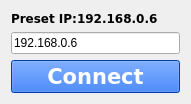
   <widget class="QWidget" name="gridLayoutWidget_2">
    <property name="geometry">
     <rect>
      <x>10</x>
      <y>10</y>
      <width>191</width>
      <height>94</height>
     </rect>
    </property>
    <layout class="QGridLayout" name="gridLayout_2">
     <item row="2" column="0">
      <widget class="QLineEdit" name="lineEdit_ip">
       <property name="text">
        <string>192.168.0.6</string>
       </property>
      </widget>
     </item>
     <item row="0" column="0">
      <widget class="QLabel" name="label_ip">
       <property name="font">
        <font>
         <family>Bitstream Vera Sans</family>
         <weight>75</weight>
         <bold>true</bold>
        </font>
       </property>
       <property name="text">
        <string>Preset IP:192.168.0.6</string>
       </property>
      </widget>
     </item>
     <item row="3" column="0">
      <widget class="QPushButton" name="btn_ip_set">
       <property name="palette">
        <palette>
         <active>
          <colorrole role="WindowText">
           <brush brushstyle="SolidPattern">
            <color alpha="255">
             <red>255</red>
             <green>255</green>
             <blue>255</blue>
            </color>
           </brush>
          </colorrole>
          <colorrole role="Button">
           <brush brushstyle="SolidPattern">
            <color alpha="255">
             <red>0</red>
             <green>86</green>
             <blue>239</blue>
            </color>
           </brush>
          </colorrole>
          <colorrole role="Text">
           <brush brushstyle="SolidPattern">
            <color alpha="255">
             <red>255</red>
             <green>255</green>
             <blue>255</blue>
            </color>
           </brush>
          </colorrole>
          <colorrole role="ButtonText">
           <brush brushstyle="SolidPattern">
            <color alpha="255">
             <red>255</red>
             <green>255</green>
             <blue>255</blue>
            </color>
           </brush>
          </colorrole>
          <colorrole role="Base">
           <brush brushstyle="SolidPattern">
            <color alpha="255">
             <red>0</red>
             <green>86</green>
             <blue>239</blue>
            </color>
           </brush>
          </colorrole>
          <colorrole role="Window">
           <brush brushstyle="SolidPattern">
            <color alpha="255">
             <red>0</red>
             <green>86</green>
             <blue>239</blue>
            </color>
           </brush>
          </colorrole>
         </active>
         <inactive>
          <colorrole role="WindowText">
           <brush brushstyle="SolidPattern">
            <color alpha="255">
             <red>255</red>
             <green>255</green>
             <blue>255</blue>
            </color>
           </brush>
          </colorrole>
          <colorrole role="Button">
           <brush brushstyle="SolidPattern">
            <color alpha="255">
             <red>0</red>
             <green>86</green>
             <blue>239</blue>
            </color>
           </brush>
          </colorrole>
          <colorrole role="Text">
           <brush brushstyle="SolidPattern">
            <color alpha="255">
             <red>255</red>
             <green>255</green>
             <blue>255</blue>
            </color>
           </brush>
          </colorrole>
          <colorrole role="ButtonText">
           <brush brushstyle="SolidPattern">
            <color alpha="255">
             <red>255</red>
             <green>255</green>
             <blue>255</blue>
            </color>
           </brush>
          </colorrole>
          <colorrole role="Base">
           <brush brushstyle="SolidPattern">
            <color alpha="255">
             <red>0</red>
             <green>86</green>
             <blue>239</blue>
            </color>
           </brush>
          </colorrole>
          <colorrole role="Window">
           <brush brushstyle="SolidPattern">
            <color alpha="255">
             <red>0</red>
             <green>86</green>
             <blue>239</blue>
            </color>
           </brush>
          </colorrole>
         </inactive>
         <disabled>
          <colorrole role="WindowText">
           <brush brushstyle="SolidPattern">
            <color alpha="255">
             <red>255</red>
             <green>255</green>
             <blue>255</blue>
            </color>
           </brush>
          </colorrole>
          <colorrole role="Button">
           <brush brushstyle="SolidPattern">
            <color alpha="255">
             <red>0</red>
             <green>86</green>
             <blue>239</blue>
            </color>
           </brush>
          </colorrole>
          <colorrole role="Text">
           <brush brushstyle="SolidPattern">
            <color alpha="255">
             <red>255</red>
             <green>255</green>
             <blue>255</blue>
            </color>
           </brush>
          </colorrole>
          <colorrole role="ButtonText">
           <brush brushstyle="SolidPattern">
            <color alpha="255">
             <red>255</red>
             <green>255</green>
             <blue>255</blue>
            </color>
           </brush>
          </colorrole>
          <colorrole role="Base">
           <brush brushstyle="SolidPattern">
            <color alpha="255">
             <red>0</red>
             <green>86</green>
             <blue>239</blue>
            </color>
           </brush>
          </colorrole>
          <colorrole role="Window">
           <brush brushstyle="SolidPattern">
            <color alpha="255">
             <red>0</red>
             <green>86</green>
             <blue>239</blue>
            </color>
           </brush>
          </colorrole>
         </disabled>
        </palette>
       </property>
       <property name="font">
        <font>
         <family>Bitstream Vera Sans</family>
         <pointsize>16</pointsize>
         <weight>75</weight>
         <bold>true</bold>
        </font>
       </property>
       <property name="styleSheet">
        <string notr="true">background-color:#0056ef;color:white;border-color: black;</string>
       </property>
       <property name="text">
        <string>Connect</string>
       </property>
      </widget>
     </item>
    </layout>
   </widget>
